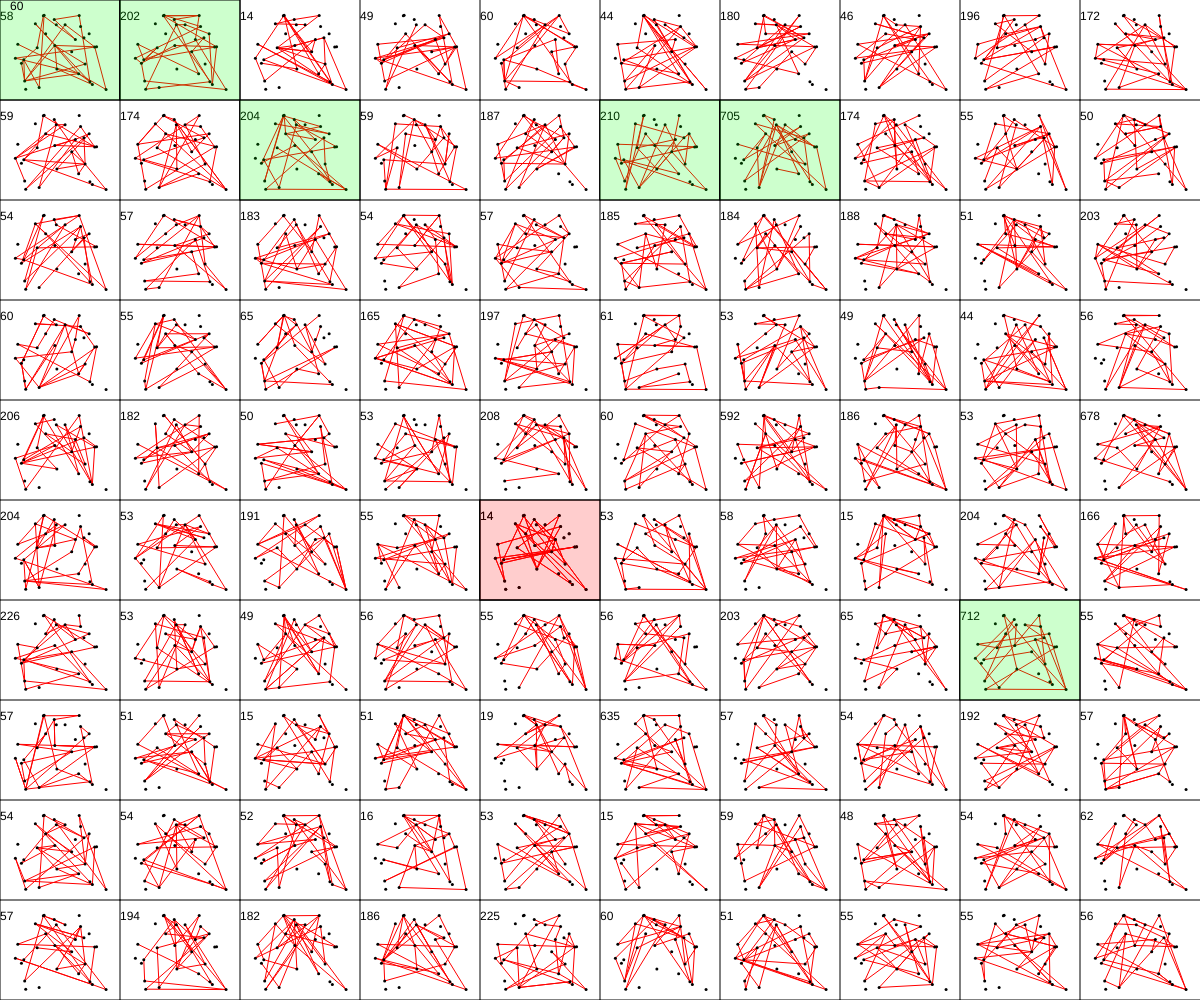
Frame 1 (no input)
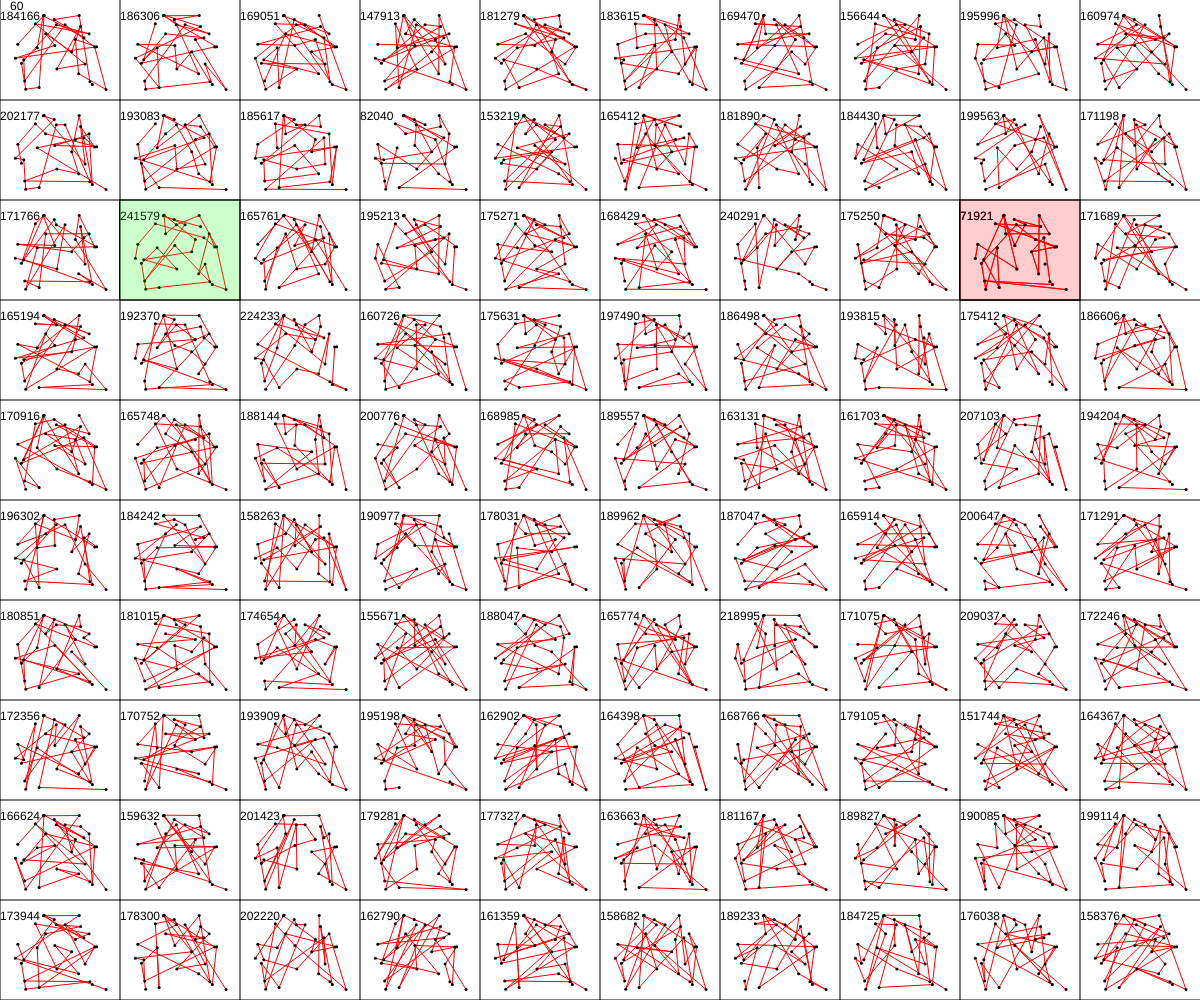
Frame 60 (no input)
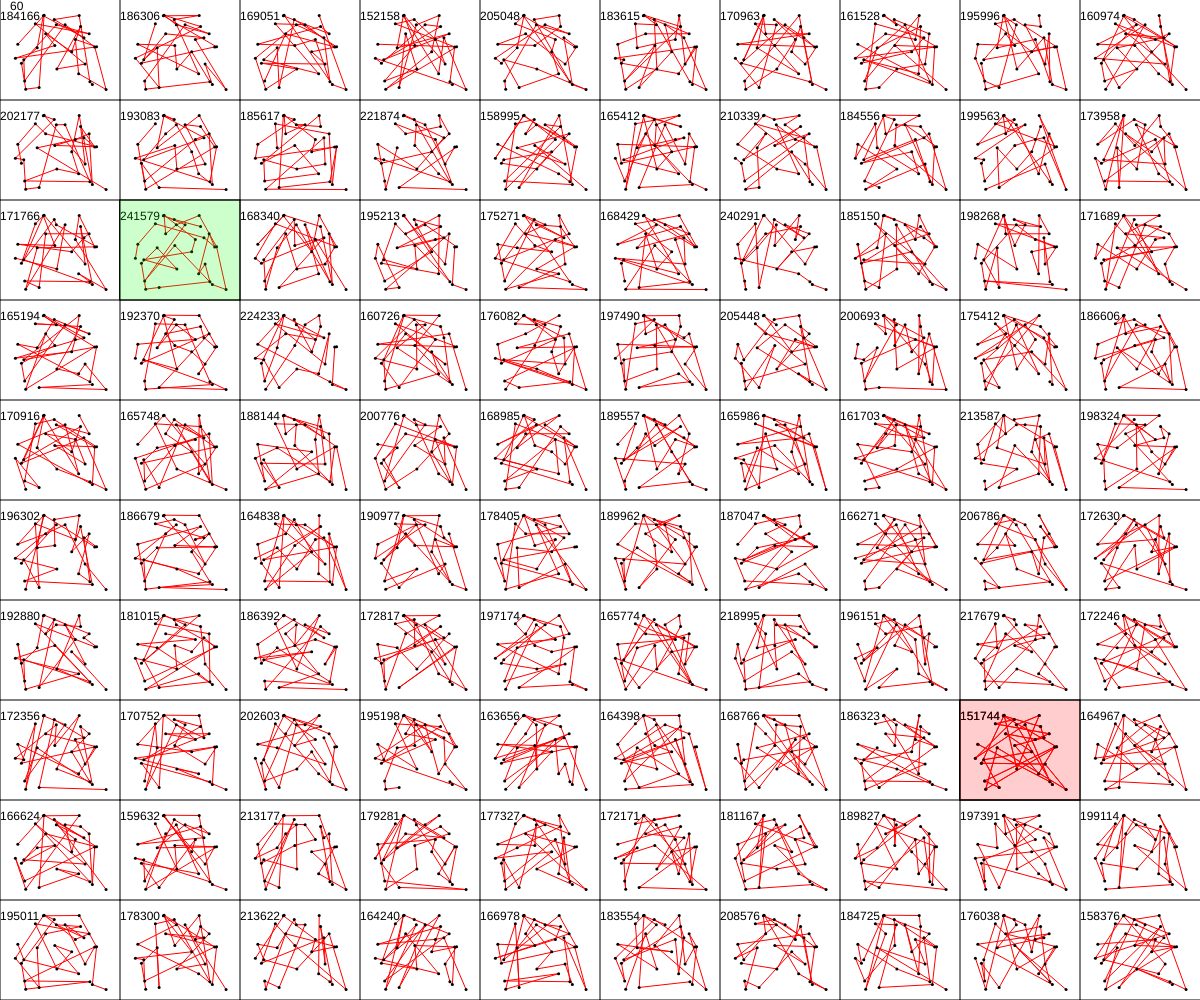
Frame 120 (the mouse pressed at the canvas centre since frame 60)

The p5.js sketch that drew these frames (run headless with seeded random() and noise() and a simulated clock; from frame 60 on, the mouse is pressed at the canvas centre):

// p5.js sketch
// ── sketch.js
// worst one need to have the same time that others had before being reseted again

let citiesQuantity = 30;
let cities;
let entitiesQuantity = 100;
let populations;
let mutationRate = 0.05;
let paused = false;
let fitnessMap = 999999999999999999999999999999999999;
let xDiv = 10;
let yDiv = 10;

let drawPaths = true;
let sumOfFitness = 0;
let average = 0;

let bestFitness = 0;
let lowestFitnessIndex = -1;

// Graph things
let xs;
let ys;
let ysBest;
let xsBest;
let ysWorst;
let xsWorst;
let drawGraph = false;

function setup() {
    createCanvas(windowWidth, windowHeight);

    cities = new Array();
    for (let i = 0; i < citiesQuantity; i++) {
        cities.push(new City());
    }

    populations = new Array(); {
        for (let i = 0; i < xDiv * yDiv; i++) {
            populations.push(new Population(entitiesQuantity));
        }
    }

    xs = new Array();
    ys = new Array();
    ysBest = new Array();
    xsBest = new Array();
    ysWorst = new Array();
    xsWorst = new Array();
}

function draw() {
    if (!paused) {
        background(255);

        let lowestFitness = Infinity;
        sumOfFitness = 0;

        for (let i = 0; i < populations.length; i++) {
            populations[i].calculateFitness();

            // Data normalization
            let f = populations[i].entities[populations[i].bestEntityIndex].fitness;
            f /= fitnessMap;
            f = Math.floor(f);
            sumOfFitness += f;


            if (f >= bestFitness) {
                bestFitness = f;
                populations[i].drawBest(i % xDiv, Math.floor(i / xDiv), true, false);
                ysBest.push(bestFitness);
                xsBest.push(frameCount);
            } else if (f <= lowestFitness) {
                lowestFitness = f;
                lowestFitnessIndex = i;
                if (drawPaths) {
                    populations[i].drawBest(i % xDiv, Math.floor(i / xDiv), false, false);
                }
            } else if (drawPaths) {
                populations[i].drawBest(i % xDiv, Math.floor(i / xDiv), false, false);
            }
            populations[i].crossover();
            populations[i].mutate();
            populations[i].createVariationsOfTheBestRight();
        }
        // mutation rate = 1
        ysWorst.push(lowestFitness);
        xsWorst.push(frameCount);


        // mutation rate = 0.05
        populations[lowestFitnessIndex].drawBest(lowestFitnessIndex % xDiv, Math.floor(lowestFitnessIndex / xDiv), false, true);
        // populations[lowestFitnessIndex].reset();
    }
    if (drawGraph) {
        drawGenGraph();
    }
    fill(0);
    text(Math.round(frameRate()), 10, 10);

    average = Math.round(sumOfFitness / (xDiv * yDiv));
    xs.push(frameCount);
    ys.push(average);
}

function keyPressed() {
    if (keyCode === DOWN_ARROW) {
        paused = !paused;
    }
    if (keyCode === LEFT_ARROW) {
        drawGraph = !drawGraph;
        drawPaths = !drawPaths;
    }
}

function drawGenGraph() {
    background(255);
    fill(127);
    rect(0, 0, width, height);
    let border = 100;
    stroke(0);
    noFill();

    // Axis
    strokeWeight(2);
    line(border, height - border, width - border, height - border);
    line(border, border, border, height - border);

    strokeWeight(1);
    text(average, border, border);
    text(frameCount, width - border, height - border);


    strokeWeight(5);
    // Graph average
    stroke(255, 255, 0);
    beginShape();
    for (let i = 0; i < xs.length; i++) {
        let x = map(xs[i], 0, frameCount, 0 + border, width - border)
        let y = map(ys[i], 0, bestFitness, height - border, 0 + border);
        vertex(x, y);
    }
    endShape();

    // Graph best
    stroke(0, 255, 0)
    beginShape();
    for (let i = 0; i < xsBest.length; i++) {
        let x = map(xsBest[i], 0, frameCount, 0 + border, width - border)
        let y = map(ysBest[i], 0, bestFitness, height - border, 0 + border);
        vertex(x, y);
    }
    endShape();

    // Graph worst
    stroke(255, 0, 0)
    beginShape();
    for (let i = 0; i < xsWorst.length; i++) {
        let x = map(xsWorst[i], 0, frameCount, 0 + border, width - border)
        let y = map(ysWorst[i], 0, bestFitness, height - border, 0 + border);
        vertex(x, y);
    }
    endShape();


    strokeWeight(1);
}
// ── City.js
class City {
    constructor() {
        let xWhiteSpace = width / 100;
        let yWhiteSpace = height / 100;
        this.x = random(xWhiteSpace, (width / xDiv) - xWhiteSpace);
        this.y = random(yWhiteSpace, (height / yDiv) - yWhiteSpace);
    }

    draw() {
        fill(0);
        noStroke();
        ellipse(this.x, this.y, 3, 3);
    }
}
// ── Entity.js
class Entity {
    constructor() {
        this.dna = new Array(citiesQuantity);
        this.fitness = -1;

        for (let i = 0; i < citiesQuantity; i++) {
            this.dna[i] = Math.floor(random(citiesQuantity));
            // this.dna[i] = i;
        }

        this.differentGenesQuantity = -1;
    }

    draw() {
        for (let i = 0; i < citiesQuantity - 1; i++) {
            let city1 = this.dna[i];
            let city2 = this.dna[i + 1];
            stroke(255, 0, 0);
            line(cities[city1].x, cities[city1].y, cities[city2].x, cities[city2].y);
        }
    }

    calculateDifferentGenes() {
        let genes = new Array();
        genes.push(this.dna[0]);
        this.differentGenesQuantity = 1;

        for (let i = 0; i < this.dna.length; i++) {
            let alreadyExists = false;
            for (let j = 0; j < genes.length; j++) {
                if (this.dna[i] == genes[j]) {
                    alreadyExists = true;
                }
            }
            if (!alreadyExists) {
                genes.push(this.dna[i]);
                this.differentGenesQuantity++;
            }
        }
    }

    mutate() {
        for (let i = 0; i < this.dna.length; i++) {
            if (Math.random() < mutationRate) {
                this.dna[i] = Math.floor(random(citiesQuantity));
            }
        }
    }

    crossover(e) {
        let child = new Entity();
        for (let i = 0; i < this.dna.length; i++) {
            if (Math.random() < 0.5) {
                child.dna[i] = this.dna[i];
            } else {
                child.dna[i] = e.dna[i];
            }
        }
        return child;
    }
}
// ── Population.js
class Population {
    constructor(entitiesQuantity) {
        this.entities = new Array();
        for (let i = 0; i < entitiesQuantity; i++) {
            this.entities.push(new Entity());
        }

        this.bestEntityIndex = -1;
    }

    calculateFitness() {
        let highestFitness = 0;
        for (let i = 0; i < entitiesQuantity; i++) {
            let totalDistance = 0;
            for (let j = 0; j < citiesQuantity - 1; j++) {
                let city1 = this.entities[i].dna[j];
                let city2 = this.entities[i].dna[j + 1];
                totalDistance += dist(cities[city1].x, cities[city1].y, cities[city2].x, cities[city2].y);
            }

            let fitness = 0;
            this.entities[i].calculateDifferentGenes();
            let d = this.entities[i].differentGenesQuantity;

            if (d != 1) {
                fitness = (1 / totalDistance) * Math.pow(d, citiesQuantity);
            }
            this.entities[i].fitness = fitness;


            if (fitness > highestFitness) {
                highestFitness = fitness;
                this.bestEntityIndex = i;
            }
        }
    }

    drawBest(xOffset, yOffset, winner, loser) {
        push();
        translate(xOffset * (width / xDiv), yOffset * (height / yDiv));
        this.entities[this.bestEntityIndex].draw();

        // Draw city dots
        for (let i = 0; i < citiesQuantity; i++) {
            cities[i].draw();
        }

        fill(0);
        let fitnessMapped = this.entities[this.bestEntityIndex].fitness / fitnessMap;
        fitnessMapped = Math.floor(fitnessMapped);
        // text("Fitness = " + fitnessMapped, width / 50, height / 30);
        text(fitnessMapped, 0, height / (xDiv * yDiv) * 2);

        stroke(0);
        line(0, 0, 0, height / yDiv);
        line(0, height / yDiv, width / xDiv, height / yDiv);

        if (winner) {
            fill(0, 255, 0, 50);
            rect(0, 0, width / xDiv, height / yDiv)
        } else if (loser) {
            fill(255, 0, 0, 50);
            rect(0, 0, width / xDiv, height / yDiv)
        }
        pop();
    }

    mutate() {
        for (let i = 0; i < this.entities.length; i++) {
            if (i != this.bestEntityIndex) {
                this.entities[i].mutate();
            }
        }
    }

    crossover() {
        for (let i = 0; i < this.entities.length; i++) {
            if (i != this.bestEntityIndex) {
                let p1 = this.pickOne();
                let p2 = this.pickOne();
                let child = p1.crossover(p2);
                this.entities[i] = child;
            }
        }
        this.generations++;
    }

    pickOne() {
        while (true) {
            let randomFitness = random(this.entities[this.bestEntityIndex].fitness);
            let randomEntityIndex = Math.floor(random(this.entities.length));
            if (this.entities[randomEntityIndex].fitness > randomFitness) {
                return this.entities[randomEntityIndex];
            }
        }
    }

    createVariationsOfTheBestRight() {
        for (let i = 0; i < citiesQuantity - 1; i++) {
            this.entities[i + 1] = this.moveGenesOfTheBestToRight(i + 1);
        }
    }

    moveGenesOfTheBestToRight(q) {
        let variation = new Entity();
        let newDna = new Array();
        for (let i = citiesQuantity - q; i < citiesQuantity; i++) {
            newDna.push(this.entities[this.bestEntityIndex].dna[i]);
        }
        for (let i = 0; i < citiesQuantity - q; i++) {
            newDna.push(this.entities[this.bestEntityIndex].dna[i]);
        }
        variation.dna = newDna;
        return variation;
    }

    reset() {
        for (let i = 0; i < entitiesQuantity; i++) {
            this.entities.push(new Entity());
        }
    }
}
